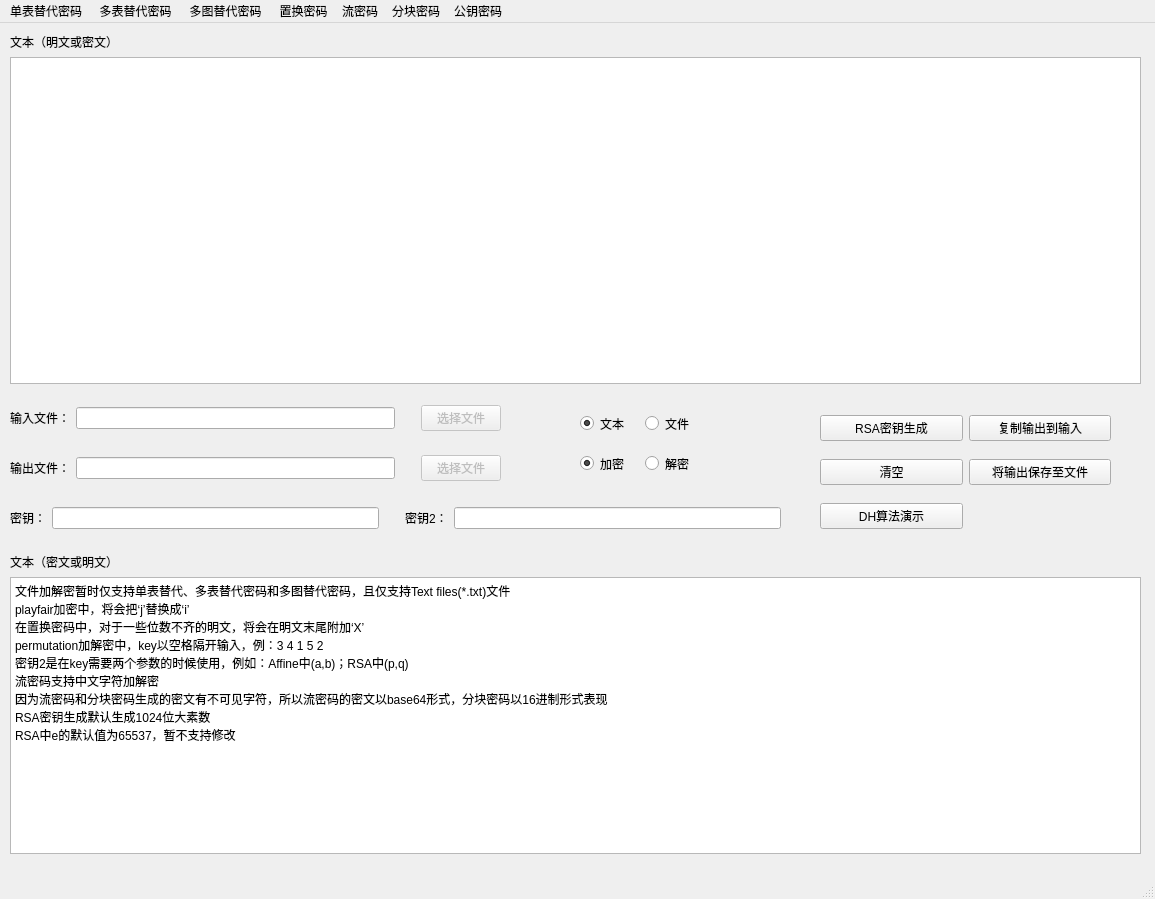
<?xml version="1.0" encoding="UTF-8"?>
<ui version="4.0">
 <class>CipherSystem</class>
 <widget class="QMainWindow" name="CipherSystem">
  <property name="geometry">
   <rect>
    <x>0</x>
    <y>0</y>
    <width>1155</width>
    <height>899</height>
   </rect>
  </property>
  <property name="windowTitle">
   <string>MainWindow</string>
  </property>
  <widget class="QWidget" name="centralwidget">
   <widget class="QWidget" name="layoutWidget">
    <property name="geometry">
     <rect>
      <x>10</x>
      <y>10</y>
      <width>1131</width>
      <height>351</height>
     </rect>
    </property>
    <layout class="QVBoxLayout" name="verticalLayout">
     <item>
      <widget class="QLabel" name="label">
       <property name="text">
        <string>文本（明文或密文）</string>
       </property>
      </widget>
     </item>
     <item>
      <widget class="QPlainTextEdit" name="inputPlainTextEdit"/>
     </item>
    </layout>
   </widget>
   <widget class="QWidget" name="layoutWidget">
    <property name="geometry">
     <rect>
      <x>10</x>
      <y>530</y>
      <width>1131</width>
      <height>301</height>
     </rect>
    </property>
    <layout class="QVBoxLayout" name="verticalLayout_2">
     <item>
      <widget class="QLabel" name="label_4">
       <property name="text">
        <string>文本（密文或明文）</string>
       </property>
      </widget>
     </item>
     <item>
      <widget class="QTextEdit" name="outputText">
       <property name="readOnly">
        <bool>true</bool>
       </property>
       <property name="html">
        <string>&lt;!DOCTYPE HTML PUBLIC &quot;-//W3C//DTD HTML 4.0//EN&quot; &quot;http://www.w3.org/TR/REC-html40/strict.dtd&quot;&gt;
&lt;html&gt;&lt;head&gt;&lt;meta name=&quot;qrichtext&quot; content=&quot;1&quot; /&gt;&lt;style type=&quot;text/css&quot;&gt;
p, li { white-space: pre-wrap; }
&lt;/style&gt;&lt;/head&gt;&lt;body style=&quot; font-family:'SimSun'; font-size:9pt; font-weight:400; font-style:normal;&quot;&gt;
&lt;p style=&quot; margin-top:0px; margin-bottom:0px; margin-left:0px; margin-right:0px; -qt-block-indent:0; text-indent:0px;&quot;&gt;文件加解密暂时仅支持单表替代、多表替代密码和多图替代密码，且仅支持Text files(*.txt)文件&lt;/p&gt;
&lt;p style=&quot; margin-top:0px; margin-bottom:0px; margin-left:0px; margin-right:0px; -qt-block-indent:0; text-indent:0px;&quot;&gt;playfair加密中，将会把‘j’替换成‘i’&lt;/p&gt;
&lt;p style=&quot; margin-top:0px; margin-bottom:0px; margin-left:0px; margin-right:0px; -qt-block-indent:0; text-indent:0px;&quot;&gt;在置换密码中，对于一些位数不齐的明文，将会在明文末尾附加‘X’&lt;/p&gt;
&lt;p style=&quot; margin-top:0px; margin-bottom:0px; margin-left:0px; margin-right:0px; -qt-block-indent:0; text-indent:0px;&quot;&gt;permutation加解密中，key以空格隔开输入，例：3 4 1 5 2&lt;/p&gt;
&lt;p style=&quot; margin-top:0px; margin-bottom:0px; margin-left:0px; margin-right:0px; -qt-block-indent:0; text-indent:0px;&quot;&gt;密钥2是在key需要两个参数的时候使用，例如：Affine中(a,b)；RSA中(p,q)&lt;/p&gt;
&lt;p style=&quot; margin-top:0px; margin-bottom:0px; margin-left:0px; margin-right:0px; -qt-block-indent:0; text-indent:0px;&quot;&gt;流密码支持中文字符加解密&lt;/p&gt;
&lt;p style=&quot; margin-top:0px; margin-bottom:0px; margin-left:0px; margin-right:0px; -qt-block-indent:0; text-indent:0px;&quot;&gt;因为流密码和分块密码生成的密文有不可见字符，所以流密码的密文以base64形式，分块密码以16进制形式表现&lt;/p&gt;
&lt;p style=&quot; margin-top:0px; margin-bottom:0px; margin-left:0px; margin-right:0px; -qt-block-indent:0; text-indent:0px;&quot;&gt;RSA密钥生成默认生成1024位大素数&lt;/p&gt;
&lt;p style=&quot; margin-top:0px; margin-bottom:0px; margin-left:0px; margin-right:0px; -qt-block-indent:0; text-indent:0px;&quot;&gt;RSA中e的默认值为65537，暂不支持修改&lt;/p&gt;&lt;/body&gt;&lt;/html&gt;</string>
       </property>
      </widget>
     </item>
    </layout>
   </widget>
   <widget class="QWidget" name="layoutWidget">
    <property name="geometry">
     <rect>
      <x>10</x>
      <y>480</y>
      <width>771</width>
      <height>30</height>
     </rect>
    </property>
    <layout class="QHBoxLayout" name="horizontalLayout">
     <item>
      <widget class="QLabel" name="label_2">
       <property name="text">
        <string>密钥：</string>
       </property>
      </widget>
     </item>
     <item>
      <widget class="QLineEdit" name="inputKey"/>
     </item>
     <item>
      <spacer name="verticalSpacer">
       <property name="orientation">
        <enum>Qt::Vertical</enum>
       </property>
       <property name="sizeHint" stdset="0">
        <size>
         <width>20</width>
         <height>40</height>
        </size>
       </property>
      </spacer>
     </item>
     <item>
      <widget class="QLabel" name="label_6">
       <property name="text">
        <string>密钥2：</string>
       </property>
      </widget>
     </item>
     <item>
      <widget class="QLineEdit" name="inputKey2"/>
     </item>
    </layout>
   </widget>
   <widget class="QWidget" name="layoutWidget">
    <property name="geometry">
     <rect>
      <x>10</x>
      <y>380</y>
      <width>491</width>
      <height>30</height>
     </rect>
    </property>
    <layout class="QHBoxLayout" name="horizontalLayout_2">
     <item>
      <widget class="QLabel" name="label_3">
       <property name="text">
        <string>输入文件：</string>
       </property>
      </widget>
     </item>
     <item>
      <widget class="QLineEdit" name="lineEditFile">
       <property name="enabled">
        <bool>true</bool>
       </property>
       <property name="readOnly">
        <bool>true</bool>
       </property>
      </widget>
     </item>
     <item>
      <spacer name="verticalSpacer_2">
       <property name="orientation">
        <enum>Qt::Vertical</enum>
       </property>
       <property name="sizeHint" stdset="0">
        <size>
         <width>20</width>
         <height>40</height>
        </size>
       </property>
      </spacer>
     </item>
     <item>
      <widget class="QPushButton" name="inputFileButton">
       <property name="enabled">
        <bool>false</bool>
       </property>
       <property name="text">
        <string>选择文件</string>
       </property>
      </widget>
     </item>
    </layout>
   </widget>
   <widget class="QWidget" name="layoutWidget">
    <property name="geometry">
     <rect>
      <x>10</x>
      <y>430</y>
      <width>491</width>
      <height>30</height>
     </rect>
    </property>
    <layout class="QHBoxLayout" name="horizontalLayout_3">
     <item>
      <widget class="QLabel" name="label_5">
       <property name="text">
        <string>输出文件：</string>
       </property>
      </widget>
     </item>
     <item>
      <widget class="QLineEdit" name="lineEditOutFile">
       <property name="readOnly">
        <bool>true</bool>
       </property>
      </widget>
     </item>
     <item>
      <spacer name="verticalSpacer_3">
       <property name="orientation">
        <enum>Qt::Vertical</enum>
       </property>
       <property name="sizeHint" stdset="0">
        <size>
         <width>20</width>
         <height>40</height>
        </size>
       </property>
      </spacer>
     </item>
     <item>
      <widget class="QPushButton" name="outputFileButton">
       <property name="enabled">
        <bool>false</bool>
       </property>
       <property name="text">
        <string>选择文件</string>
       </property>
      </widget>
     </item>
    </layout>
   </widget>
   <widget class="QWidget" name="layoutWidget">
    <property name="geometry">
     <rect>
      <x>580</x>
      <y>430</y>
      <width>123</width>
      <height>21</height>
     </rect>
    </property>
    <layout class="QHBoxLayout" name="horizontalLayout_4">
     <item>
      <widget class="QRadioButton" name="encryptButton">
       <property name="text">
        <string>加密</string>
       </property>
       <property name="checked">
        <bool>true</bool>
       </property>
      </widget>
     </item>
     <item>
      <widget class="QRadioButton" name="decryptButton">
       <property name="text">
        <string>解密</string>
       </property>
       <property name="checked">
        <bool>false</bool>
       </property>
      </widget>
     </item>
    </layout>
   </widget>
   <widget class="QWidget" name="layoutWidget">
    <property name="geometry">
     <rect>
      <x>580</x>
      <y>390</y>
      <width>123</width>
      <height>21</height>
     </rect>
    </property>
    <layout class="QHBoxLayout" name="horizontalLayout_5">
     <item>
      <widget class="QRadioButton" name="textModeButton">
       <property name="text">
        <string>文本</string>
       </property>
       <property name="checked">
        <bool>true</bool>
       </property>
      </widget>
     </item>
     <item>
      <widget class="QRadioButton" name="fileModeButton">
       <property name="text">
        <string>文件</string>
       </property>
      </widget>
     </item>
    </layout>
   </widget>
   <widget class="QWidget" name="layoutWidget">
    <property name="geometry">
     <rect>
      <x>820</x>
      <y>380</y>
      <width>291</width>
      <height>141</height>
     </rect>
    </property>
    <layout class="QGridLayout" name="gridLayout">
     <item row="0" column="1">
      <widget class="QPushButton" name="replaceOutToInput">
       <property name="text">
        <string>复制输出到输入</string>
       </property>
      </widget>
     </item>
     <item row="1" column="1">
      <widget class="QPushButton" name="saveOutputButton">
       <property name="text">
        <string>将输出保存至文件</string>
       </property>
      </widget>
     </item>
     <item row="1" column="0">
      <widget class="QPushButton" name="resetText">
       <property name="text">
        <string>清空</string>
       </property>
      </widget>
     </item>
     <item row="0" column="0">
      <widget class="QPushButton" name="rsaKeyGen">
       <property name="text">
        <string>RSA密钥生成</string>
       </property>
      </widget>
     </item>
     <item row="2" column="0">
      <widget class="QPushButton" name="dhModeButton">
       <property name="text">
        <string>DH算法演示</string>
       </property>
      </widget>
     </item>
    </layout>
   </widget>
  </widget>
  <widget class="QMenuBar" name="menubar">
   <property name="geometry">
    <rect>
     <x>0</x>
     <y>0</y>
     <width>1155</width>
     <height>26</height>
    </rect>
   </property>
   <widget class="QMenu" name="Monoalphabetic">
    <property name="title">
     <string>单表替代密码</string>
    </property>
    <addaction name="actionCaesar"/>
    <addaction name="actionKeyword"/>
    <addaction name="actionAffine"/>
    <addaction name="actionMultiliteral"/>
   </widget>
   <widget class="QMenu" name="Polyalphabetic">
    <property name="title">
     <string> 多表替代密码</string>
    </property>
    <addaction name="actionVigenere"/>
    <addaction name="actionAutokeyCiphertext"/>
    <addaction name="actionAutokeyPlaintext"/>
   </widget>
   <widget class="QMenu" name="Polygraphic">
    <property name="title">
     <string> 多图替代密码</string>
    </property>
    <addaction name="actionPlayfair"/>
   </widget>
   <widget class="QMenu" name="Transposition">
    <property name="title">
     <string> 置换密码</string>
    </property>
    <addaction name="actionPermutation"/>
    <addaction name="actionCPermutation"/>
    <addaction name="actionDoubleTransposition"/>
   </widget>
   <widget class="QMenu" name="Stream">
    <property name="title">
     <string>流密码</string>
    </property>
    <addaction name="actionRC4"/>
    <addaction name="actionCA"/>
   </widget>
   <widget class="QMenu" name="Block">
    <property name="title">
     <string>分块密码</string>
    </property>
    <addaction name="actionDES"/>
    <addaction name="actionAES"/>
   </widget>
   <widget class="QMenu" name="PublicKey">
    <property name="title">
     <string>公钥密码</string>
    </property>
    <addaction name="actionRSA"/>
   </widget>
   <addaction name="Monoalphabetic"/>
   <addaction name="Polyalphabetic"/>
   <addaction name="Polygraphic"/>
   <addaction name="Transposition"/>
   <addaction name="Stream"/>
   <addaction name="Block"/>
   <addaction name="PublicKey"/>
  </widget>
  <widget class="QStatusBar" name="statusbar"/>
  <action name="actionCaesar">
   <property name="enabled">
    <bool>true</bool>
   </property>
   <property name="text">
    <string>Caesar Cipher</string>
   </property>
   <property name="iconVisibleInMenu">
    <bool>true</bool>
   </property>
   <property name="shortcutVisibleInContextMenu">
    <bool>false</bool>
   </property>
  </action>
  <action name="actionCaesarDecrypt">
   <property name="text">
    <string>Caesar Cipher Decrypt</string>
   </property>
  </action>
  <action name="actionKeyword">
   <property name="text">
    <string>Keyword Cipher</string>
   </property>
  </action>
  <action name="actionKeywordDecrypt">
   <property name="text">
    <string>Keyword Cipher Decrypt</string>
   </property>
  </action>
  <action name="actionVigenere">
   <property name="text">
    <string>Vigenere Cipher</string>
   </property>
  </action>
  <action name="actionVigenereDecrypt">
   <property name="text">
    <string>Vigenere Cipher Decrypt</string>
   </property>
  </action>
  <action name="actionAutokeyCiphertext">
   <property name="text">
    <string>Autokey Ciphertext</string>
   </property>
  </action>
  <action name="actionPlayfair">
   <property name="text">
    <string>Playfair Cipher</string>
   </property>
  </action>
  <action name="actionPermutation">
   <property name="text">
    <string>Permutation Cipher</string>
   </property>
  </action>
  <action name="actionPermutationDecrypt">
   <property name="text">
    <string>Permutation Cipher Decrypt</string>
   </property>
  </action>
  <action name="actionCPermutation">
   <property name="text">
    <string>Column permutation Cipher</string>
   </property>
  </action>
  <action name="actionRC4">
   <property name="text">
    <string>RC4</string>
   </property>
  </action>
  <action name="actionRC4Decrypt">
   <property name="text">
    <string>RC4 Decrypt</string>
   </property>
  </action>
  <action name="actionDES">
   <property name="text">
    <string>DES</string>
   </property>
  </action>
  <action name="actionDESDecrypt">
   <property name="text">
    <string>DES Decrypt</string>
   </property>
  </action>
  <action name="actionRSA">
   <property name="text">
    <string>RSA</string>
   </property>
  </action>
  <action name="actionAffine">
   <property name="text">
    <string>Affine Cipher</string>
   </property>
  </action>
  <action name="actionAffineDecrypt">
   <property name="text">
    <string>Affine Cipher Decrypt</string>
   </property>
  </action>
  <action name="actionMultiliteral">
   <property name="text">
    <string>Multiliteral Cipher</string>
   </property>
  </action>
  <action name="actionMultiliteralDecrypt">
   <property name="text">
    <string>Multiliteral Cipher Decrypt</string>
   </property>
  </action>
  <action name="actionPlayfairDecrypt">
   <property name="text">
    <string>Playfair Cipher Decrypt</string>
   </property>
  </action>
  <action name="actionAutokeyCiphertextDecrypt">
   <property name="text">
    <string>Autokey Ciphertext Decrypt</string>
   </property>
  </action>
  <action name="actionAutokeyPlaintext">
   <property name="text">
    <string>Autokey Plaintext</string>
   </property>
  </action>
  <action name="actionCPermutationDecrypt">
   <property name="text">
    <string>Column permutation Cipher Decrypt</string>
   </property>
  </action>
  <action name="actionDoubleTransposition">
   <property name="text">
    <string>Double-Transposition Cipher</string>
   </property>
  </action>
  <action name="actionDoubleTranspositionDecrypt">
   <property name="text">
    <string>Double-Transposition Cipher Decrypt</string>
   </property>
  </action>
  <action name="actionCA">
   <property name="text">
    <string>CA</string>
   </property>
  </action>
  <action name="actionCADecrypt">
   <property name="text">
    <string>CA Decrypt</string>
   </property>
  </action>
  <action name="actionAES">
   <property name="text">
    <string>AES</string>
   </property>
  </action>
  <action name="actionAESDecrypt">
   <property name="text">
    <string>AES Decrypt</string>
   </property>
  </action>
  <action name="actionRSADecrypt">
   <property name="text">
    <string>RSA Decrypt</string>
   </property>
  </action>
  <action name="actionAutokeyPlaintextDecrypt">
   <property name="text">
    <string>Autokey Plaintext Decrypt</string>
   </property>
  </action>
  <action name="actionDH_Mode">
   <property name="text">
    <string>DH Mode</string>
   </property>
  </action>
 </widget>
 <resources/>
 <connections/>
</ui>
